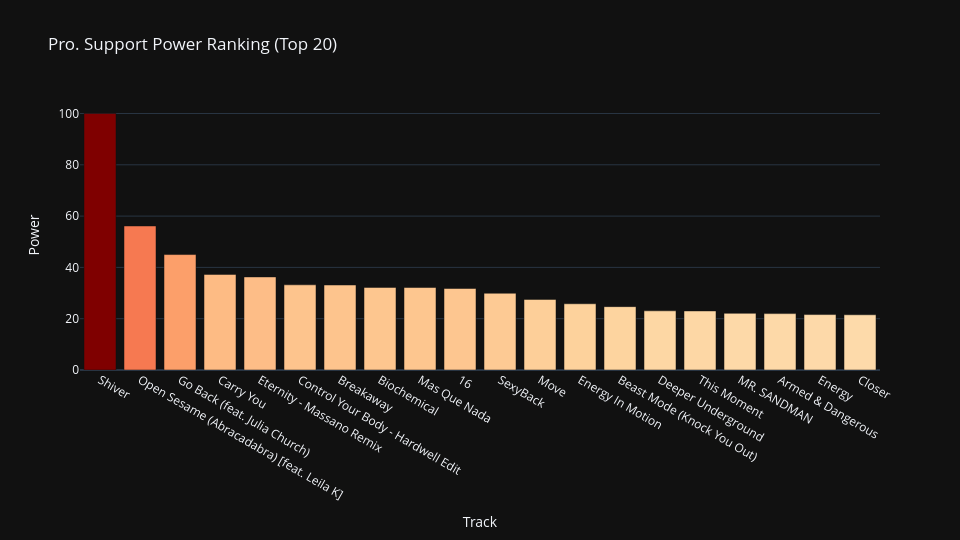

Source (notebook cell):
### Markdown cell above
#### Graphical Representation

### Code cell
bar_pr_pro = plot_bar(dataframe=pr_pro.sort_values('PWR', ascending=False).head(20),
                      x='songstats_title',
                      y='PWR',
                      title='Pro. Support Power Ranking (Top 20)',
                      x_label='Track',
                      y_label='Power',
                      col_range=(pr_pro.PWR.min(), pr_pro.PWR.max()))
bar_pr_pro.show()

### Figure 1 — Plotly figure (JSON) as saved in the notebook; plotly's stock layout.template omitted (floating-point values rounded to 4 significant figures)
{"data": [{"alignmentgroup": "True", "hovertemplate": "Track=%{x}<br>Power=%{marker.color}<extra></extra>", "legendgroup": "", "marker": {"color": [100.0, 56.16, 45.01, 37.28, 36.29, 33.21, 33.14, 32.2, 32.15, 31.78, 29.93, 27.52, 25.82, 24.7, 23.07, 23.03, 22.1, 21.98, 21.61, 21.54], "coloraxis": "coloraxis", "pattern": {"shape": ""}}, "name": "", "offsetgroup": "", "orientation": "v", "showlegend": false, "textposition": "auto", "x": ["Shiver", "Open Sesame (Abracadabra) [feat. Leila K]", "Go Back (feat. Julia Church)", "Carry You", "Eternity - Massano Remix", "Control Your Body - Hardwell Edit", "Breakaway", "Biochemical", "Mas Que Nada", "16", "SexyBack", "Move", "Energy In Motion", "Beast Mode (Knock You Out)", "Deeper Underground", "This Moment", "MR. SANDMAN", "Armed & Dangerous", "Energy", "Closer"], "xaxis": "x", "y": [100.0, 56.16, 45.01, 37.28, 36.29, 33.21, 33.14, 32.2, 32.15, 31.78, 29.93, 27.52, 25.82, 24.7, 23.07, 23.03, 22.1, 21.98, 21.61, 21.54], "yaxis": "y", "type": "bar"}], "layout": {"xaxis": {"anchor": "y", "domain": [0.0, 1.0], "title": {"text": "Track"}, "categoryorder": "total descending"}, "yaxis": {"anchor": "x", "domain": [0.0, 1.0], "title": {"text": "Power"}}, "coloraxis": {"colorbar": {"title": {"text": "Power"}}, "colorscale": [[0.0, "rgb(255,247,236)"], [0.125, "rgb(254,232,200)"], [0.25, "rgb(253,212,158)"], [0.375, "rgb(253,187,132)"], [0.5, "rgb(252,141,89)"], [0.625, "rgb(239,101,72)"], [0.75, "rgb(215,48,31)"], [0.875, "rgb(179,0,0)"], [1.0, "rgb(127,0,0)"]], "cmin": 0.0, "cmax": 100.0, "showscale": false}, "legend": {"tracegroupgap": 0}, "title": {"text": "Pro. Support Power Ranking (Top 20)"}, "barmode": "relative", "height": 540, "width": 960}}
